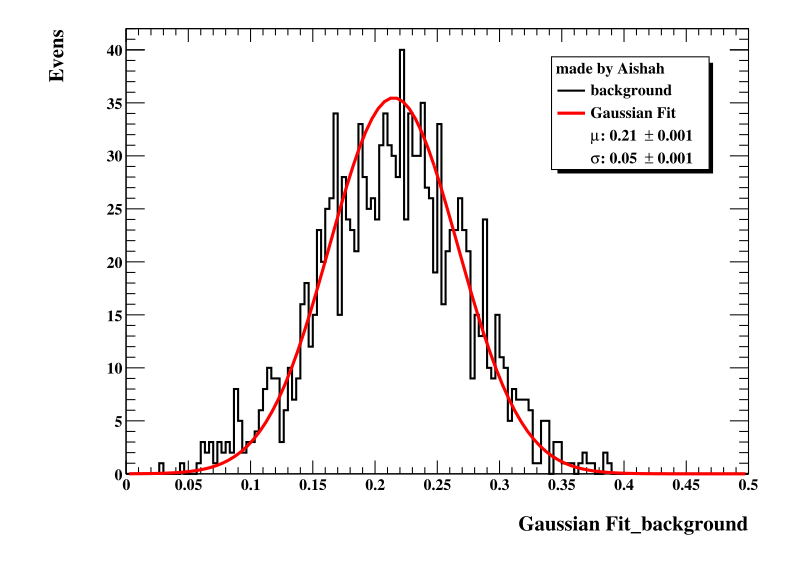

Write the Python code that produced this figure.
'''
Question4: (S1, S3 & S4)
A. Fit the data using gussian function 
'''
import ROOT


ROOT.gROOT.SetStyle("ATLAS")
ROOT.gROOT.ForceStyle()

ROOT.gStyle.SetLabelFont(22, "X")
ROOT.gStyle.SetLabelFont(22, "Y")
ROOT.gStyle.SetTitleFont(22, "X")
ROOT.gStyle.SetTitleFont(22, "Y")

ROOT.gStyle.SetLabelSize(0.03, "X")
ROOT.gStyle.SetLabelSize(0.03, "Y")
ROOT.gStyle.SetTitleSize(0.04, "X")
ROOT.gStyle.SetTitleSize(0.04, "Y")
ROOT.gStyle.SetMarkerSize(0.5)

ROOT.gStyle.SetLegendFont(22)

file_path = "mlpHiggs.root"
file = ROOT.TFile(file_path, "READ")

bg_tree = file.Get("bg_filtered")

bg_hist = ROOT.TH1F("", "", 150, 0, 0.5)

for j in range(bg_tree.GetEntries()):
    bg_tree.GetEntry(j)
    bg_hist.Fill(bg_tree.ptsumf)

bg_hist.SetStats(0)

canvas = ROOT.TCanvas("canvas", "", 800, 600)
bg_hist.GetXaxis().SetTitle("Gaussian Fit_background")
bg_hist.GetYaxis().SetTitle("Evens")
bg_hist.Draw("HIST")

gauss= ROOT.TF1("gauss","gaus",0,0.5)
gauss.SetParLimits(0,40,1)
bg_hist.Fit(gauss)
gauss.SetLineColor(ROOT.kRed)
gauss.Draw("SAME")
mean = gauss.GetParameter(1)
sigma = gauss.GetParameter(2)
mean_error = gauss.GetParError(1)
sigma_error = gauss.GetParError(2)
legend = ROOT.TLegend(0.7, 0.7, 0.9, 0.9)
legend.SetHeader("made by Aishah")
legend.AddEntry(bg_hist, "background", "l")
legend.AddEntry(gauss, "Gaussian Fit", "l")
legend.AddEntry("", f"#mu: {mean:.2f} #pm {mean_error:.3f}", "")
legend.AddEntry("", f"#sigma: {sigma:.2f} #pm {sigma_error:.3f}", "")
legend.Draw()
canvas.SaveAs("Q4.pdf")
canvas.Update()
ROOT.gApplication.Run()
file.Close()
